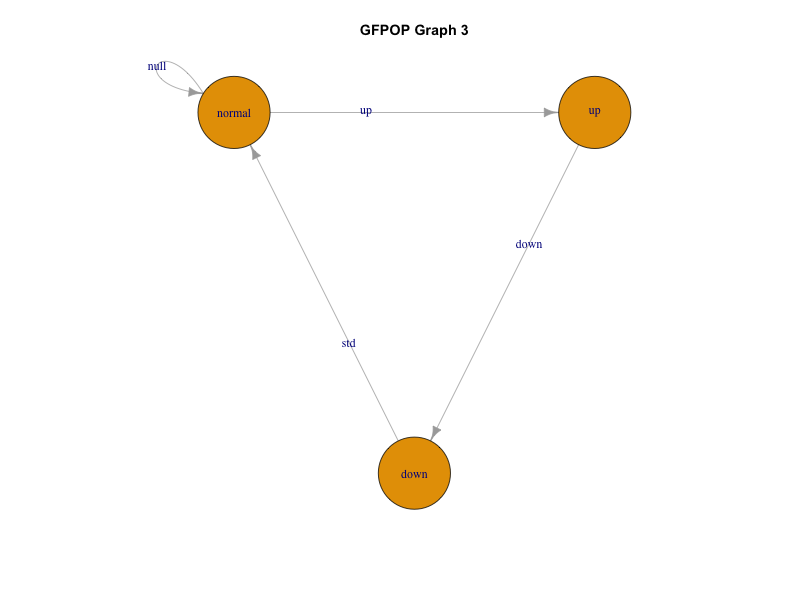

R code for this plot:
# graph3.R
# GFPOP test graph 3 using default choices

library(gfpop)
library(igraph)

# Define GFPOP graph
gf_graph <- gfpop::graph(
  gfpop::Edge("normal", "normal", type = "null"),
  gfpop::Edge("normal", "up", type = "up", penalty = 3),
  gfpop::Edge("up", "down", type = "down", penalty = 4),
  gfpop::Edge("down", "normal", type = "std", penalty = 2)
)

# Convert to igraph
nodes <- unique(c(gf_graph$state1, gf_graph$state2))
edges <- data.frame(
  from  = gf_graph$state1,
  to    = gf_graph$state2,
  label = gf_graph$type,
  stringsAsFactors = FALSE
)
g <- graph_from_data_frame(edges, vertices = data.frame(name=nodes), directed=TRUE)

# Plot in RStudio
plot(
  g,
  vertex.size=40,
  vertex.label=V(g)$name,
  edge.label=E(g)$label,
  main="GFPOP Graph 3"
)

desktop_results <- file.path(Sys.getenv("HOME"), "Desktop", "GFPOP_results")
if(!dir.exists(desktop_results)) dir.create(desktop_results)

png(file.path(desktop_results, "graph3.png"), width=800, height=600)
plot(
  g,
  vertex.size=40,
  vertex.label=V(g)$name,
  edge.label=E(g)$label,
  main="GFPOP Graph 3"
)
dev.off()

cat("Graph 3 saved to Desktop/GFPOP_results/graph3.png\n")